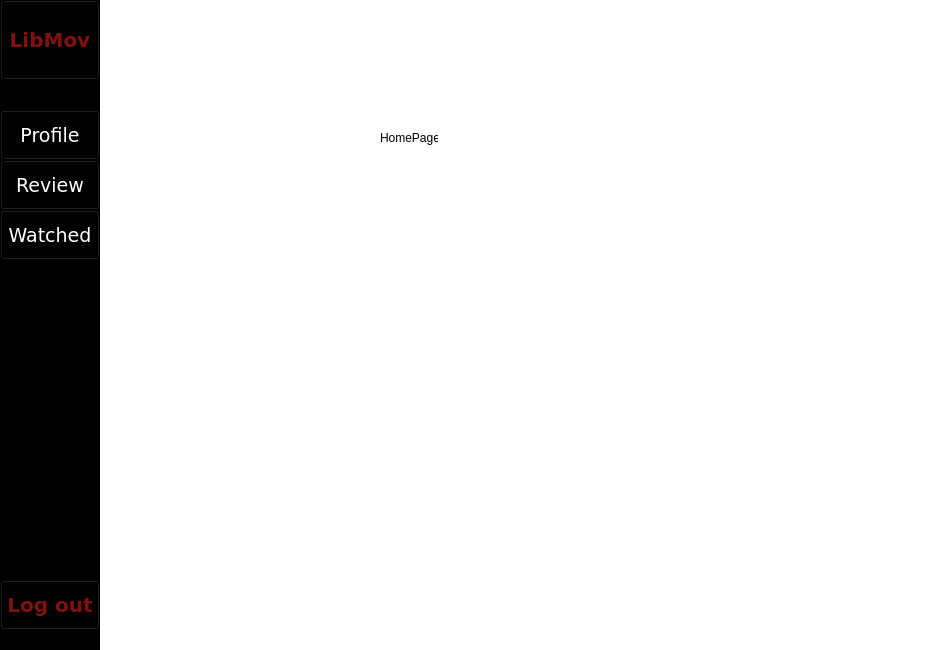
<?xml version="1.0" encoding="UTF-8"?>
<ui version="4.0">
 <class>Form</class>
 <widget class="QWidget" name="Form">
  <property name="geometry">
   <rect>
    <x>0</x>
    <y>0</y>
    <width>950</width>
    <height>650</height>
   </rect>
  </property>
  <property name="minimumSize">
   <size>
    <width>950</width>
    <height>650</height>
   </size>
  </property>
  <property name="maximumSize">
   <size>
    <width>950</width>
    <height>650</height>
   </size>
  </property>
  <property name="windowTitle">
   <string>Form</string>
  </property>
  <property name="styleSheet">
   <string notr="true">background-color: rgb(255, 255, 255);</string>
  </property>
  <widget class="QFrame" name="menu">
   <property name="geometry">
    <rect>
     <x>0</x>
     <y>0</y>
     <width>100</width>
     <height>650</height>
    </rect>
   </property>
   <property name="minimumSize">
    <size>
     <width>100</width>
     <height>650</height>
    </size>
   </property>
   <property name="maximumSize">
    <size>
     <width>100</width>
     <height>650</height>
    </size>
   </property>
   <property name="styleSheet">
    <string notr="true">background-color: rgb(0, 0, 0);</string>
   </property>
   <property name="frameShape">
    <enum>QFrame::StyledPanel</enum>
   </property>
   <property name="frameShadow">
    <enum>QFrame::Raised</enum>
   </property>
   <widget class="QPushButton" name="logoutBT">
    <property name="geometry">
     <rect>
      <x>0</x>
      <y>580</y>
      <width>100</width>
      <height>50</height>
     </rect>
    </property>
    <property name="minimumSize">
     <size>
      <width>100</width>
      <height>50</height>
     </size>
    </property>
    <property name="maximumSize">
     <size>
      <width>100</width>
      <height>50</height>
     </size>
    </property>
    <property name="font">
     <font>
      <family>Verdana</family>
      <pointsize>15</pointsize>
      <bold>true</bold>
     </font>
    </property>
    <property name="styleSheet">
     <string notr="true">color: rgb(131, 16, 16);</string>
    </property>
    <property name="text">
     <string>Log out</string>
    </property>
   </widget>
   <widget class="QPushButton" name="reviewBT">
    <property name="geometry">
     <rect>
      <x>0</x>
      <y>160</y>
      <width>100</width>
      <height>50</height>
     </rect>
    </property>
    <property name="minimumSize">
     <size>
      <width>100</width>
      <height>50</height>
     </size>
    </property>
    <property name="maximumSize">
     <size>
      <width>100</width>
      <height>50</height>
     </size>
    </property>
    <property name="font">
     <font>
      <family>Verdana</family>
      <pointsize>14</pointsize>
     </font>
    </property>
    <property name="styleSheet">
     <string notr="true">color: rgb(255, 255, 255);</string>
    </property>
    <property name="text">
     <string>Review</string>
    </property>
   </widget>
   <widget class="QPushButton" name="watchBT">
    <property name="geometry">
     <rect>
      <x>0</x>
      <y>210</y>
      <width>100</width>
      <height>50</height>
     </rect>
    </property>
    <property name="minimumSize">
     <size>
      <width>100</width>
      <height>50</height>
     </size>
    </property>
    <property name="maximumSize">
     <size>
      <width>100</width>
      <height>50</height>
     </size>
    </property>
    <property name="font">
     <font>
      <family>Verdana</family>
      <pointsize>14</pointsize>
     </font>
    </property>
    <property name="styleSheet">
     <string notr="true">color: rgb(255, 255, 255);</string>
    </property>
    <property name="text">
     <string>Watched</string>
    </property>
   </widget>
   <widget class="QPushButton" name="libmovBT">
    <property name="geometry">
     <rect>
      <x>0</x>
      <y>0</y>
      <width>100</width>
      <height>80</height>
     </rect>
    </property>
    <property name="minimumSize">
     <size>
      <width>100</width>
      <height>80</height>
     </size>
    </property>
    <property name="maximumSize">
     <size>
      <width>100</width>
      <height>80</height>
     </size>
    </property>
    <property name="font">
     <font>
      <family>Verdana</family>
      <pointsize>15</pointsize>
      <bold>true</bold>
     </font>
    </property>
    <property name="styleSheet">
     <string notr="true">background-color: rgb(0, 0, 0);
color: rgb(131, 16, 16);</string>
    </property>
    <property name="text">
     <string>LibMov</string>
    </property>
   </widget>
   <widget class="QPushButton" name="profileBT">
    <property name="geometry">
     <rect>
      <x>0</x>
      <y>110</y>
      <width>100</width>
      <height>50</height>
     </rect>
    </property>
    <property name="minimumSize">
     <size>
      <width>100</width>
      <height>50</height>
     </size>
    </property>
    <property name="maximumSize">
     <size>
      <width>100</width>
      <height>50</height>
     </size>
    </property>
    <property name="font">
     <font>
      <family>Verdana</family>
      <pointsize>14</pointsize>
     </font>
    </property>
    <property name="styleSheet">
     <string notr="true">color: rgb(255, 255, 255);</string>
    </property>
    <property name="text">
     <string>Profile</string>
    </property>
   </widget>
  </widget>
  <widget class="QLabel" name="label">
   <property name="geometry">
    <rect>
     <x>380</x>
     <y>130</y>
     <width>58</width>
     <height>16</height>
    </rect>
   </property>
   <property name="text">
    <string>HomePage</string>
   </property>
  </widget>
 </widget>
 <resources/>
 <connections/>
</ui>
